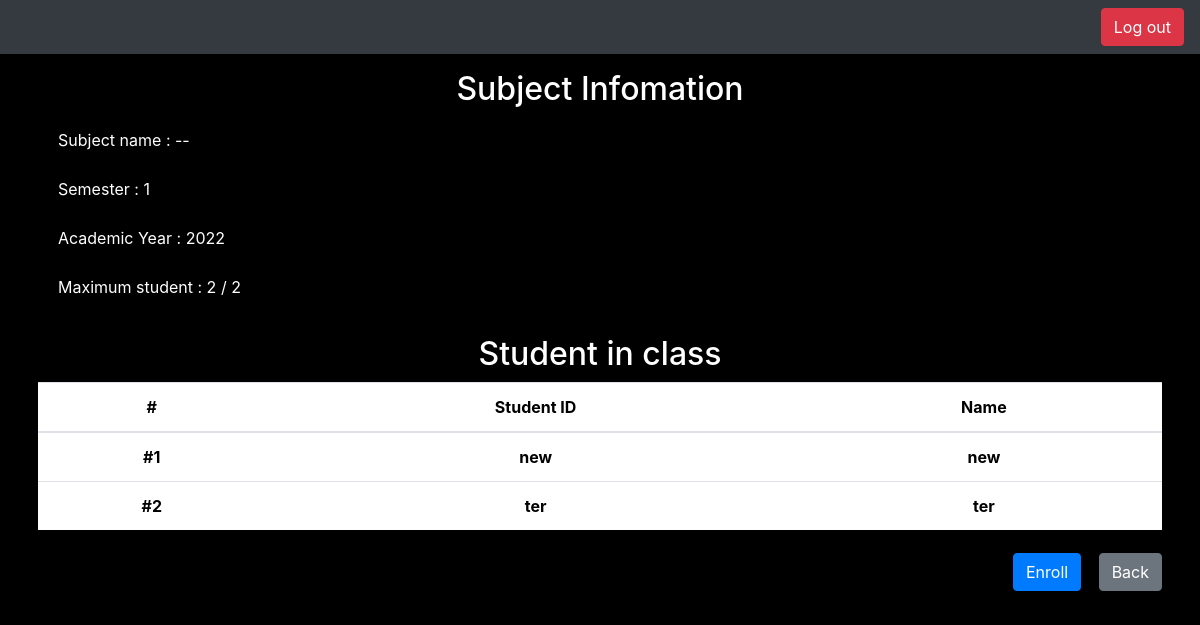
The page /bookingsubject/1 on the database as committed earlier.
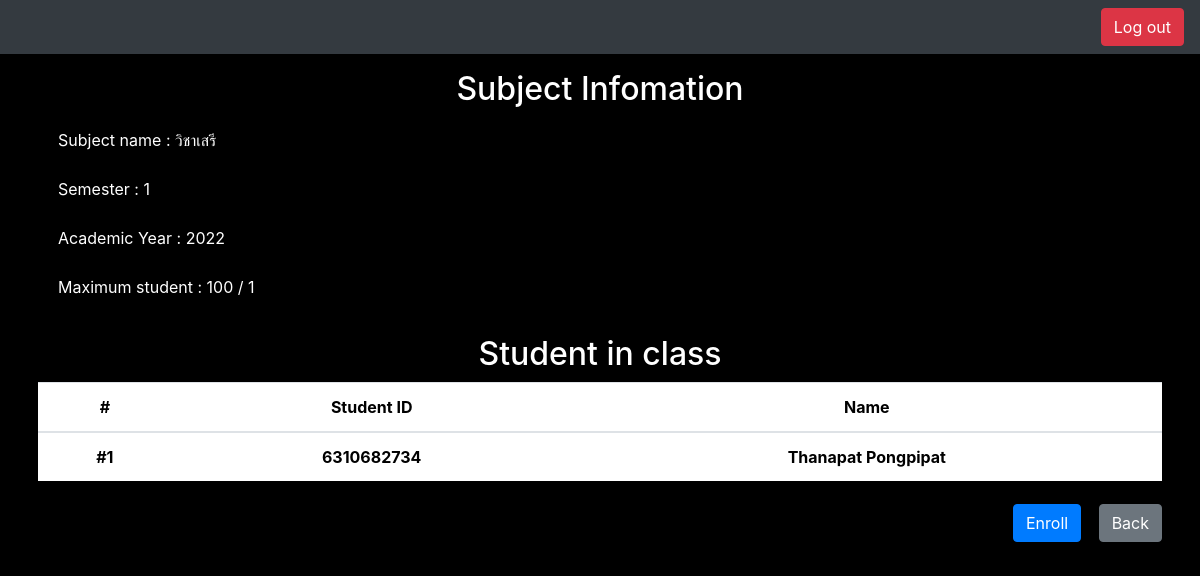
The same page on the database as committed later.
### bookingsubject/models.py (models this page shows, shortened)
class Subject(models.Model):
    code = models.CharField(max_length=3, unique=True)
    subject_name = models.CharField(max_length=15)
    semester = models.CharField(max_length=1)
    academic_year = models.IntegerField()
    amount = models.IntegerField()
    status = models.BooleanField()
    student = models.IntegerField(default=0)

class Enrollment(models.Model):
    user = models.ForeignKey(User, on_delete=models.CASCADE, unique=True, to_field="id")
    subject = models.ForeignKey(Subject, on_delete=models.CASCADE, to_field="code")

### bookingsubject/views.py (the view)
# urls.py: path("<int:subject_id>", views.subject_info, name="subject_info"),
def subject_info(req, subject_id):
    try:
        subject = Subject.objects.get(id=subject_id)
        check_enroll = is_already_enroll(req.user.id)
        enrollment_list = Enrollment.objects.filter(subject=subject)
        return render(req, "bookingsubject/subject_info.html", {"subject_data": subject, "enrolls": enrollment_list, "is_already_enroll": check_enroll})
    except Exception as e:
        print("Error : ", e)
        return index(req, {"status": False, "message": "Something went wrong"})

### bookingsubject/views.py (called while the page is built)
def is_already_enroll(user_id):
    try:
        user_data = User.objects.get(id=user_id)
        enroll = Enrollment.objects.get(user=user_data)
        return True
    except:
        return False

### bookingsubject/templates/bookingsubject/subject_info.html (shortened to what this page needs)
{% extends 'bookingsubject/layout.html' %} {% block body %}
<div style="color: white">
  <h2 class="text-white text-center">Subject Infomation</h2>
  <div class="info-body">
    <ul class="list-group list-group-flush text-white mb-4">
      <li class="list-group-item bg-transparent">
        Subject name : {{ subject_data.subject_name }}
      </li>
      <li class="list-group-item bg-transparent">
        Semester : {{ subject_data.semester }}
      </li>
      <li class="list-group-item bg-transparent">
        Academic Year : {{ subject_data.academic_year }}
      </li>
      <li class="list-group-item bg-transparent">
        Maximum student : {{ subject_data.amount }} / {{ enrolls.count }}
      </li>
    </ul>
  </div>
  <h2 class="text-white text-center">Student in class</h2>
  <div class="student-list mt-2 bg-white">
    <table class="table table-hover text-center">
      <thead>
        <tr class="sub-text">
          <th scope="col">#</th>
          <th scope="col">Student ID</th>
          <th scope="col">Name</th>
        </tr>
      </thead>
      <tbody>
        {% for enroll in enrolls %}
        <tr>
          <th scope="row" class="sub-text align-middle">#{{ forloop.counter }}</th>
          <th scope="row" class="sub-text align-middle">
            {{ enroll.user.username}}
          </th>
          <th scope="row" class="sub-text align-middle">
            {{ enroll.user.first_name }} {{ enroll.user.last_name }}
          </th>
        </tr>
        {% empty %}
        <tr class="text-white">
          <th colspan="2"><i>No data</th>
        </tr>
        {% endfor %}
      </tbody>
    </table>
  </div>
  <div class="section-action mt-2 left-0">
    <div class="flex float-right">
      {% if is_already_enroll == False %}
      <form class="btn" action="{% url 'enroll_subject' subject_data.id request.user.id  %}" method="post">
        {% if request.user.is_superuser == False %}
        <button type="submit" class="btn btn-primary">Enroll</button>
        {% endif %}
      </form>
      {% endif %}
      <a class="btn btn-secondary" href="{% url 'booking_index' %}">Back</a>
    </div>
  </div>
</div>
{% endblock %}

### bookingsubject/templates/bookingsubject/layout.html (shortened to what this page needs)
<!DOCTYPE html>
<html lang="en">
  <head>
    {% load static %}
    <link
      rel="stylesheet"
      href="https://cdn.jsdelivr.net/npm/bootstrap@4.3.1/dist/css/bootstrap.min.css"
    />
    <link rel="stylesheet" href="{% static 'bookingsubject/style.css' %}" />
    {% if request.resolver_match.url_name != 'login' and request.resolver_match.url_name != 'logout' and request.resolver_match.url_name != 'register' %}
    <nav class="navbar navbar-expand-lg navbar-dark bg-dark">
      <div class="collapse navbar-collapse" id="navbarSupportedContent">
        <ul class="navbar-nav mr-auto">
          <li class="nav-item active">
            <a class="nav-link mt-1">{{request.user.username}} <span class="sr-only">(current)</span></a>
          </li>
        </ul>
        <form class="form-inline my-2 my-lg-0">
          <a class="btn btn-danger float-right right-0" id="logout" href="{% url 'logout' %}">Log out</a>
        </form>
      </div>
    </nav>
    {% endif %}
  </head>
  <body>
    <div class="container p-2 mt-2">{% block body %} {% endblock %}</div>
  </body>
</html>

### bookingsubject/static/bookingsubject/style.css (style rules this page uses)
body { background-color: black; color: white; }
.sub-text { color: black }

Rows that differ between the two databases and show on the page:
removed Enrollment: user.username "new", user.first_name "new"
removed Enrollment: user.username "ter", user.first_name "ter"
changed Subject: subject_name "--" → "วิชาเสรี"; amount "2" → "100"
added Enrollment: user.username "6310682734", user.first_name "Thanapat", user.last_name "Pongpipat"
Other text that changed with them:
{{ enrolls.count }}: "2" → "1"
